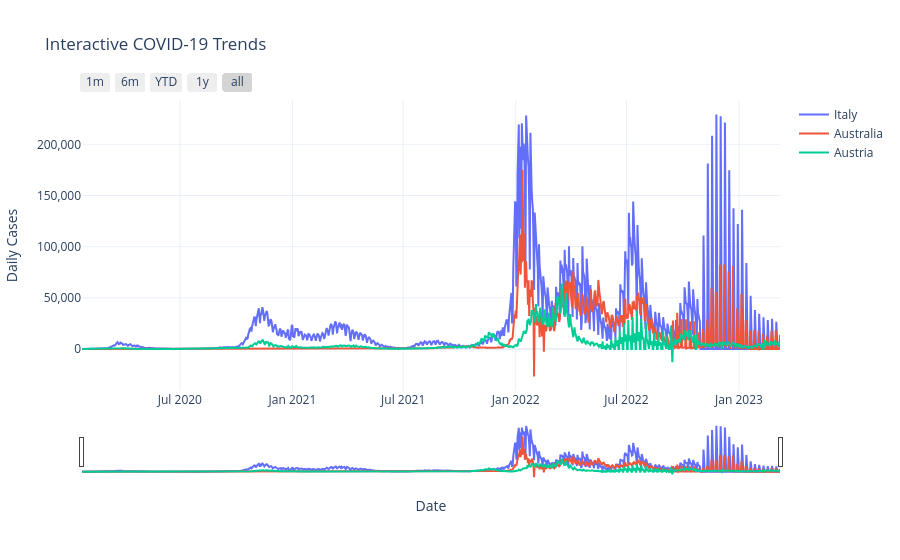

The cell this chart's notebook holds for it:
### Code cell
def create_interactive_trends(
    data: pd.DataFrame,
    countries: List[str]
) -> go.Figure:
    
    """ 
    Create interactive time series plot with date range slider.
    
    Args:
        data: COVID data (index must be dates)
        countries: Countries to include
        
    Returns:
        go.Figure: Plotly figure 
    """
    
    # Ensure datetime index
    if not pd.api.types.is_datetime64_any_dtype(data.index):
        data.index = pd.to_datetime(data.index)
    
    # Validate countries
    missing = [c for c in countries if c not in data.columns]
    if missing:
        raise ValueError(f"The following countries are not in the dataset: {missing}")
    
    fig = go.Figure()
    
    # Add traces
    for country in countries:
        fig.add_trace(
            go.Scatter(
                x=data.index,
                y=data[country],
                mode="lines",
                name=country,
            )
        )
        
    # Update layout with date range slider
    fig.update_layout(
        title="Interactive COVID-19 Trends",
        template="plotly_white",
        hovermode="x unified",
        xaxis=dict(
            title="Date",
            type="date",
            rangeslider=dict(visible=True),
            rangeselector=dict(
                buttons=list([
                    dict(count=1, label="1m", step="month", stepmode="backward"),
                    dict(count=6, label="6m", step="month", stepmode="backward"),
                    dict(count=1, label="YTD", step="year", stepmode="todate"),
                    dict(count=1, label="1y", step="year", stepmode="backward"),
                    dict(step="all")
                ])
            )
        ),
        yaxis=dict(
            title="Daily Cases",
            tickformat=","
        )
    )
    
    return fig

data,monthly,weekly = load_covid_data('/Users/bencerbin/Desktop/CS Shit/DataViz/global_confirmed_cases.csv')

create_interactive_trends(data, ["Italy", "Australia", "Austria"])

### Figure 1 — Plotly figure (JSON) as saved in the notebook; plotly's stock layout.template omitted (floating-point values rounded to 4 significant figures; data arrays with more than 128 entries replaced by an {"elided": "..."} marker saying what was removed)
{"data": [{"mode": "lines", "name": "Italy", "type": "scatter", "x": {"elided": "1142 str values"}, "y": {"elided": "1142 float values"}}, {"mode": "lines", "name": "Australia", "type": "scatter", "x": {"elided": "1142 str values"}, "y": {"elided": "1142 float values"}}, {"mode": "lines", "name": "Austria", "type": "scatter", "x": {"elided": "1142 str values"}, "y": {"elided": "1142 float values"}}], "layout": {"hovermode": "x unified", "title": {"text": "Interactive COVID-19 Trends"}, "xaxis": {"rangeselector": {"buttons": [{"count": 1, "label": "1m", "step": "month", "stepmode": "backward"}, {"count": 6, "label": "6m", "step": "month", "stepmode": "backward"}, {"count": 1, "label": "YTD", "step": "year", "stepmode": "todate"}, {"count": 1, "label": "1y", "step": "year", "stepmode": "backward"}, {"step": "all"}]}, "rangeslider": {"visible": true}, "title": {"text": "Date"}, "type": "date"}, "yaxis": {"tickformat": ",", "title": {"text": "Daily Cases"}}}}
